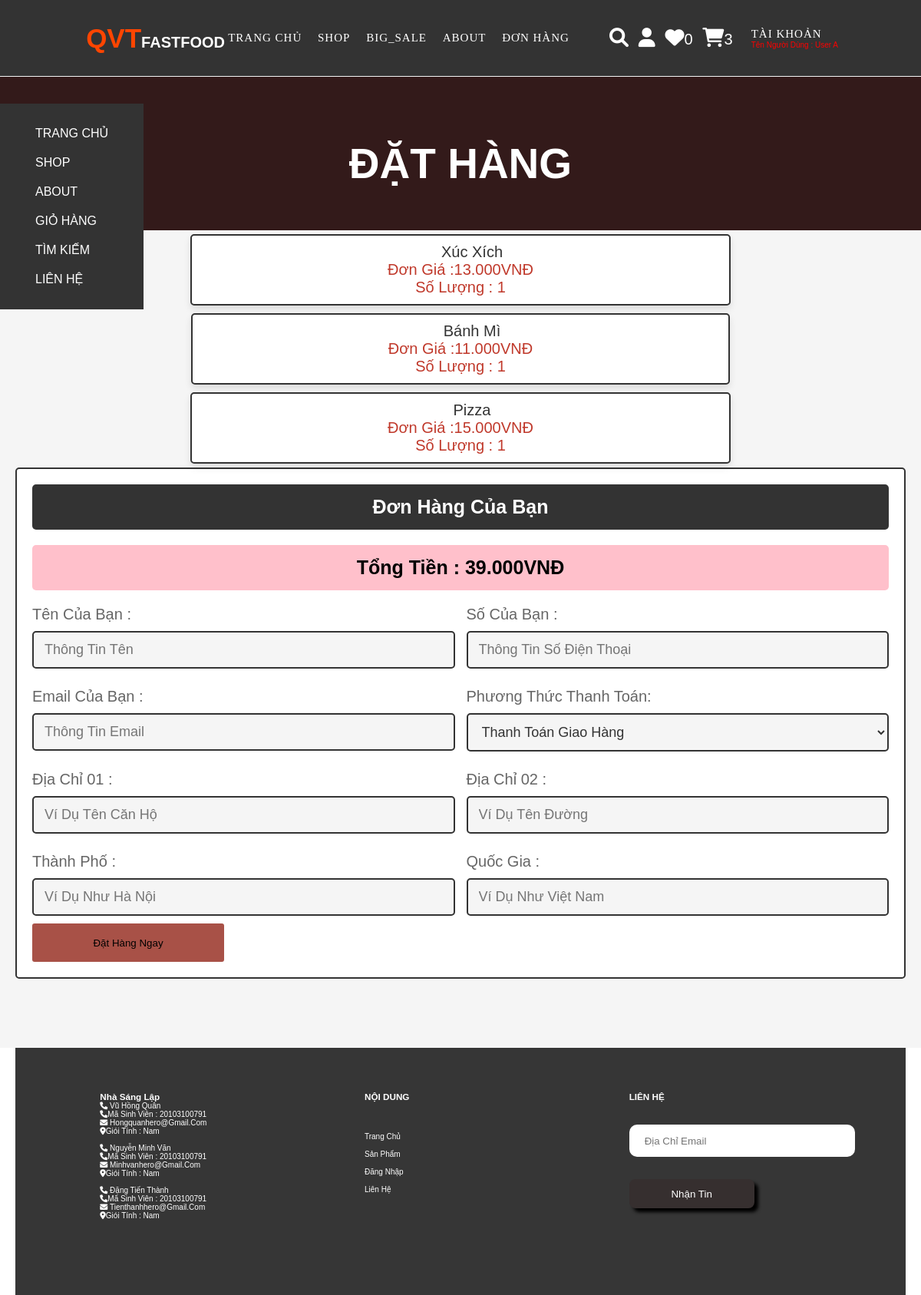
Page /thanhtoan.php (signed in) on the committed database.
### tables this page shows
CREATE TABLE `cart` (
  `id` int(100) NOT NULL,
  `user_id` int(100) NOT NULL,
  `pid` int(100) NOT NULL,
  `name` varchar(100) NOT NULL,
  `price` int(100) NOT NULL,
  `quantity` int(100) NOT NULL,
  `image` varchar(100) NOT NULL
);

### thanhtoan.php (the view, shortened to what this page needs)
<?php
@include 'config.php';
$user_id = $_SESSION['user_id'];
?>
<!DOCTYPE html>
<html lang="en">
<head>
    <link rel="stylesheet" href="https://cdnjs.cloudflare.com/ajax/libs/font-awesome/6.0.0/css/all.min.css">
    <link rel="stylesheet" href="css/design.css">
</head>
<body>
    <?php @include 'header.php'; ?>
	<?php @include 'menuleft.php'; ?>
    <section class="heading" style="padding-top:50px; margin-top: 100px">
        <h3>Đặt hàng</h3>
    </section>
    <section class="display-order">
        <?php
        $grand_total = 0;
        $select_cart = mysqli_query($conn, "SELECT * FROM `cart` WHERE user_id = '$user_id'") or die('query failed');
        if (mysqli_num_rows($select_cart) > 0) {
            while ($fetch_cart = mysqli_fetch_assoc($select_cart)) {
                $total_price = ($fetch_cart['price'] * $fetch_cart['quantity']);
                $grand_total += $total_price;
        ?>
                <p><?php echo $fetch_cart['name'] ?> <br> <span><?php echo 'Đơn giá :' . $fetch_cart['price'] . '.000VNĐ' .'<br>'. ' Số lượng : ' . $fetch_cart['quantity']  ?></span> </p>
        <?php
            }
        } else {
            echo '<p class="empty">your cart is empty</p>';
        }
        ?>
    </section>
    <section class="checkout">
		<form action="" method="POST">
			<h3>Đơn hàng của bạn</h3>
			<h3 style="background-color:pink; color : black;"><div class="grand-total">Tổng tiền : <span><?php echo $grand_total; ?>.000VNĐ</span></div></h3>
            <div class="flex">
                <div class="inputBox">
                    <span>Tên của bạn :</span>
                    <input type="text" name="name" placeholder="Thông tin tên">
                </div>
                <div class="inputBox">
                    <span>Số của bạn :</span>
                    <input type="number" name="number" min="0" placeholder="Thông tin số điện thoại">
                </div>
                <div class="inputBox">
                    <span>Email của bạn :</span>
                    <input type="email" name="email" placeholder="Thông tin email">
                </div>
                <div class="inputBox">
                    <span>Phương thức thanh toán:</span>
                    <select name="method">
                        <option value="cash on delivery">Thanh toán giao hàng</option>
                    </select>
                </div>
                <div class="inputBox">
                    <span>Địa chỉ 01 :</span>
                    <input type="text" name="flat" placeholder="Ví dụ tên căn hộ">
                </div>
                <div class="inputBox">
                    <span>Địa chỉ 02 :</span>
                    <input type="text" name="street" placeholder="Ví dụ tên đường">
                </div>
                <div class="inputBox">
                    <span>Thành phố :</span>
                    <input type="text" name="city" placeholder="ví dụ như Hà Nội">
                </div>
                <div class="inputBox">
                    <span>Quốc gia :</span>
                    <input type="text" name="country" placeholder="Ví dụ như Việt Nam">
                </div>
            </div>
			<input type="submit" name="order" value="Đặt hàng ngay" class="btn">
        </form>
    </section>
    <?php @include 'footer.php'; ?>
</body>
</html>

### css/design.css (style rules this page uses)
:root { --font-heading:crimson; --para-font:#777777; --black:#222222; --bg: rgba(237,28,70); --white: #fff; --orange: #ffa500; --pink:#e84393; --red:#c0392b; --orange:#f39c12; --black:#333; --white:#fff; --light-color:#666; --light-white:#ccc; --light-bg:#f5f5f5; --border:.2rem solid var(--black); --box-shadow:0 .5rem 1rem rgba(0,0,0,.1); }
* { font-family:'Nunito' , sans-serif; margin: 0; padding: 0; box-sizing: border-box; outline: none; border: none; text-decoration: none; text-transform: capitalize; transition: all .2s linear; }
html { font-size: 62.5%; overflow-x: hidden; scroll-padding-top: 6rem; scroll-behavior: smooth; }
section { padding: 2rem 9%; }
.heading { text-align: center; padding: 2.5rem 0; }
@media (max-width:1200px) { html { font-size: 55%; } }
.btn { background-color: #a85147; width: 250px; height: 50px; border-radius: 3px; }
* { font-family: 'Rubik', sans-serif; margin:0; padding:0; box-sizing: border-box; outline: none; border:none; text-decoration: none; transition:all .2s linear; }
html { font-size: 62.5%; overflow-x: hidden; scroll-behavior: smooth; scroll-padding-top: 6.5rem; }
body { background: var(--light-bg); }
section { padding:0rem 2rem; }
.heading { display: flex; flex-flow: column; align-items: center; justify-content: center; gap:1rem; background-color: rgb(51, 26, 26); text-align: center; min-height: 25vh; }
.heading h3 { font-size: 5.5rem; color:var(--white); text-transform: uppercase; }
.display-order { max-width: 1200px; margin:0 auto; text-align: center; padding-bottom: 0; }
.display-order p { display: inline-block; border-radius: .5rem; font-size: 2rem; color:var(--black); padding:1rem 25.5rem; margin:.5rem; background-color: var(--white); box-shadow: var(--box-shadow); border:var(--border); }
.display-order p span { color:var(--red); }
.checkout form { background-color: var(--white); border:var(--border); max-width: 1200px; margin:0 auto; border-radius: .5rem; padding:2rem; box-shadow: var(--border); margin-bottom: 100px; }
.checkout form h3 { padding:1.5rem; font-size: 2.5rem; margin-bottom: 2rem; background-color: var(--black); color:var(--white); border-radius: .5rem; text-align: center; text-transform: capitalize; }
.checkout form .flex { display: flex; flex-wrap: wrap; gap:1.5rem; }
.checkout form .flex .inputBox { flex:1 1 40rem; }
.checkout form .flex .inputBox input, .checkout form .flex .inputBox select { margin:1rem 0; width: 100%; background-color: var(--light-bg); padding:1.2rem 1.4rem; border:var(--border); font-size: 1.8rem; color:var(--black); border-radius: .5rem; }
.checkout form .flex .inputBox span { font-size: 2rem; color:var(--light-color); }

### rows in the picture
cart: name "Xúc Xích", price "13", quantity "1"
cart: name "Bánh Mì", price "11", quantity "1"
cart: name "Pizza", price "15", quantity "1"

### other values in the picture
$wishlist_num_rows "0"
$cart_num_rows "3"
$_SESSION['user_name'] "User A"
$grand_total "39"
